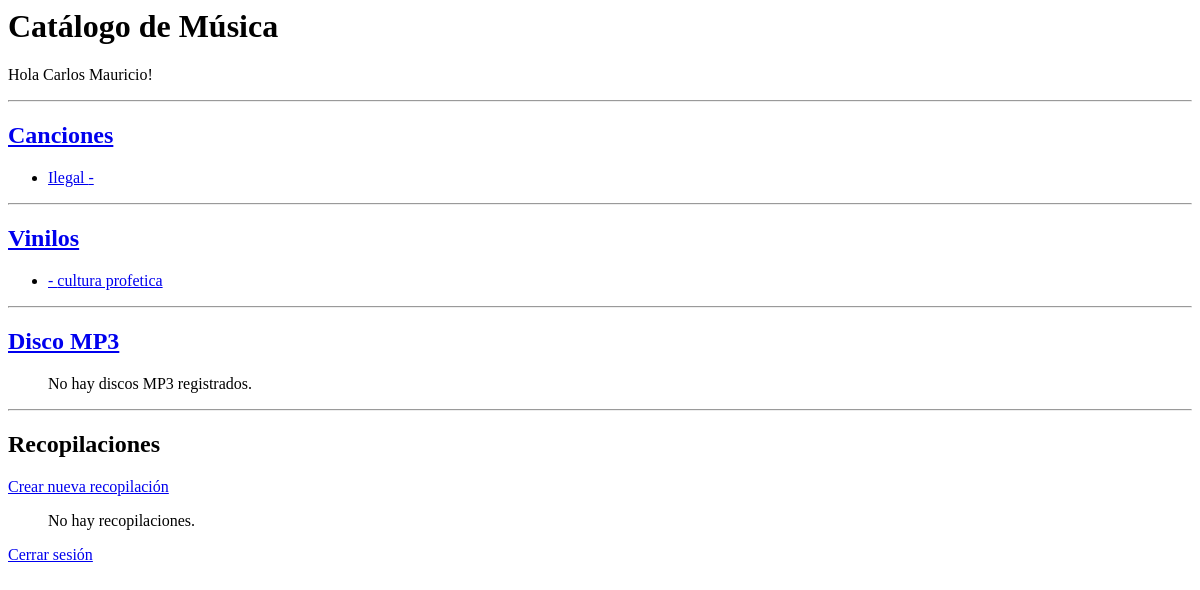
The page /catalogo/ (signed in) on the database as committed earlier.
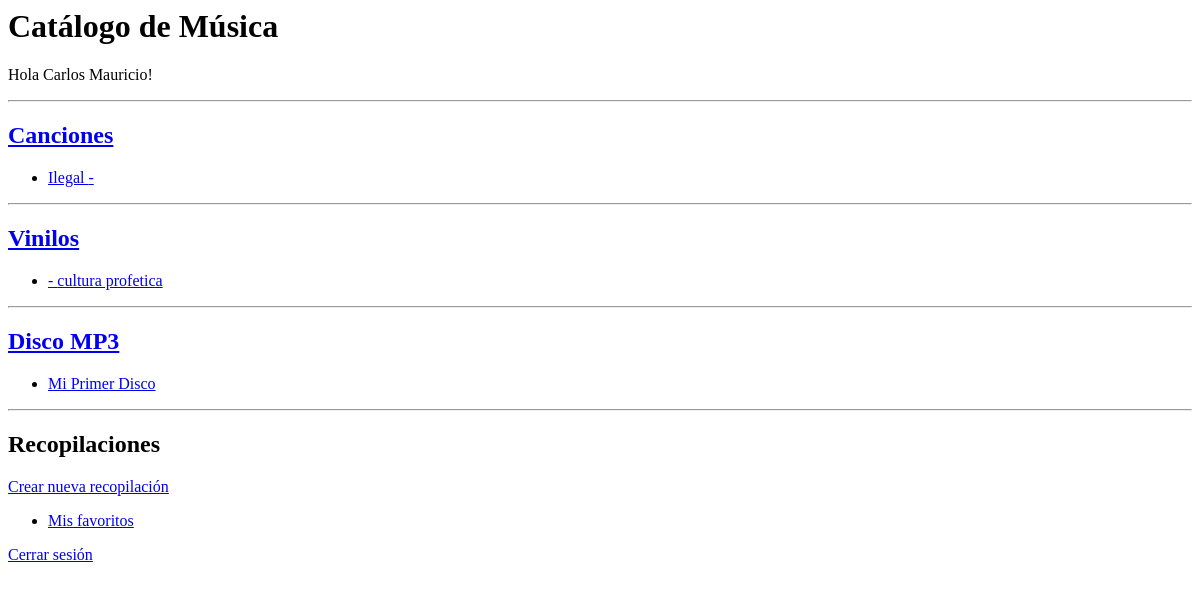
The same page on the database as committed later.
### core/models.py (models this page shows, shortened)
class Cancion(models.Model):
    nombre = models.CharField(max_length=100)
    duracion = models.TimeField()
    tamano = models.DecimalField(max_digits=10, decimal_places=2)
    class Meta:
        ordering = ["nombre"]

class Vinilo(models.Model):
    nombre = models.CharField(max_length=100)
    artista = models.CharField(max_length=100)
    anio_salida = models.IntegerField()
    precio_unitario = models.FloatField()
    inventario = models.IntegerField(default=0)
    proveedor = models.ForeignKey(
        Proveedor,
        on_delete=models.CASCADE,
        related_name="vinilos"
    )
    class Meta:
        ordering = ["nombre"]

class DiscoMp3(models.Model):
    nombre = models.CharField(max_length=100)
    duracion = models.TimeField()
    tamano = models.DecimalField(max_digits=10, decimal_places=2)
    precio = models.FloatField()
    inventario = models.IntegerField(default=0)
    class Meta:
        ordering = ["nombre"]

class Recopilacion(models.Model):
    nombre = models.CharField(max_length=100)
    usuario = models.ForeignKey(
        Usuario,
        on_delete=models.CASCADE,
        related_name="recopilaciones"
    )
    publica = models.BooleanField(default=False)

### core/views.py (the view)
# urls.py: path("catalogo/", views.catalogo, name="catalogo"),
def catalogo(request):
    usuario_id = request.session.get("usuario_id")
    if not usuario_id:
        return redirect("core:home")
    usuario = Usuario.objects.get(pk=usuario_id)
    canciones = Cancion.objects.all()
    vinilos = Vinilo.objects.all()
    discmp3 = DiscoMp3.objects.all()
    recopilaciones = Recopilacion.objects.filter(usuario=usuario)
    return render(request, "catalogo.html", {
        "usuario": usuario,
        "canciones": canciones,
        "vinilos": vinilos,
        "discmp3": discmp3,
        "recopilaciones": recopilaciones,
        "title": "Catálogo"
    })

### templates/catalogo.html (shortened to what this page needs)
<html lang="es">
<head>
</head>
<body>
    <h1>Catálogo de Música</h1>
    <p>Hola {{ usuario.nombre }}!</p>
    <hr>
    <h2><a href="{% url 'core:cancion_list' %}">Canciones</a></h2>
    <ul>
        {% for c in canciones %}
            <li>
                <a href="{% url 'core:cancion_detail' c.id %}">
                    {{ c.nombre }} - {{ c.artista }}
                </a>
            </li>
        {% empty %}
            <p>No hay canciones registradas.</p>
        {% endfor %}
    </ul>
    <hr>
    <h2><a href="{% url 'core:vinilo_list' %}">Vinilos</a></h2>
    <ul>
        {% for v in vinilos %}
            <li>
                <a href="{% url 'core:vinilo_detail' v.id %}">
                    {{ v.nombre_vinilo }} - {{ v.artista }}
                </a>
            </li>
        {% empty %}
            <p>No hay vinilos registrados.</p>
        {% endfor %}
    </ul>
    <hr>
    <h2><a href="{% url 'core:discomp3_list' %}">Disco MP3</a></h2>
    <ul>
        {% for d in discmp3 %}
            <li>
                <a href="{% url 'core:discomp3_detail' d.id %}">
                    {{ d.nombre }}
                </a>
            </li>
        {% empty %}
            <p>No hay discos MP3 registrados.</p>
        {% endfor %}
    </ul>
    <hr>
    <h2>Recopilaciones</h2>
    <p>
        <a href="{% url 'core:Recopilacion_new' %}">Crear nueva recopilación</a>
    </p>
    <ul>
        {% for r in recopilaciones %}
            <li>
                <a href="{% url 'core:Recopilacion_detail' r.id %}">{{ r.nombre }}</a>
            </li>
        {% empty %}
            <p>No hay recopilaciones.</p>
        {% endfor %}
    </ul>
    <a href="{% url 'core:home' %}">Cerrar sesión</a>
</body>
</html>

Rows that differ between the two databases and show on the page:
added DiscoMp3: nombre "Mi Primer Disco"
added Recopilacion: nombre "Mis favoritos"
Other text that changed with them:
text no longer shown: "No hay discos MP3 registrados. No hay recopilaciones."
